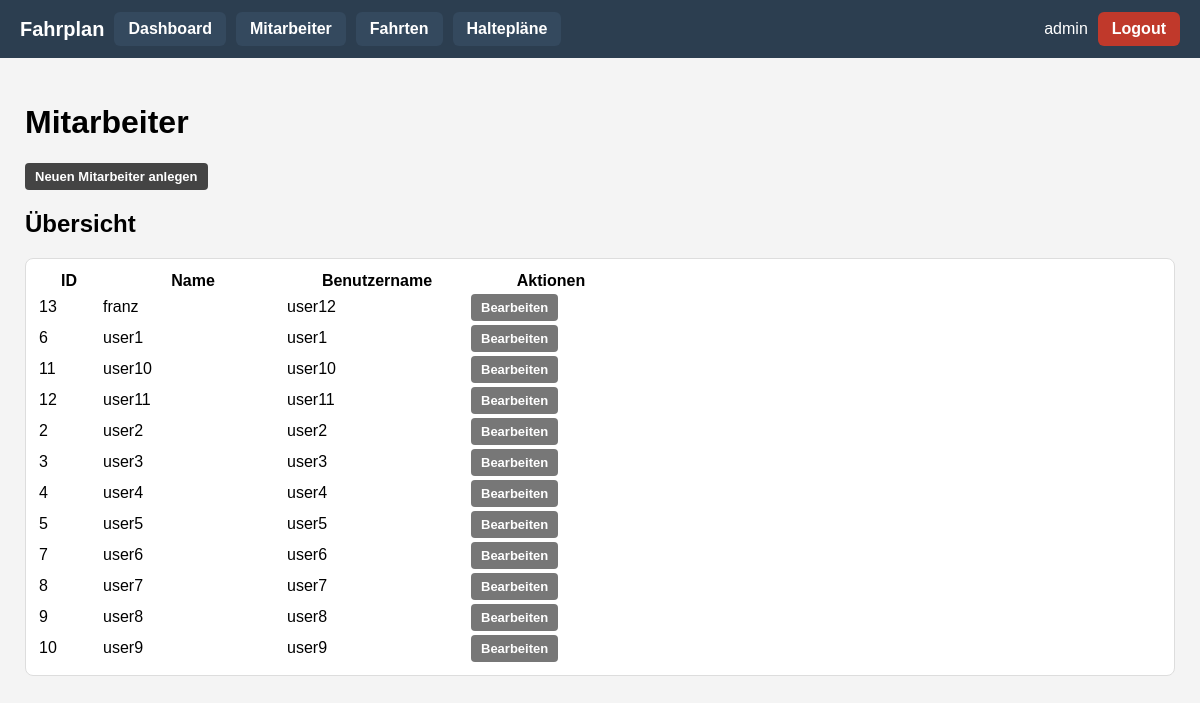
Page /mitarbeiter (signed in) on the committed database.
### app/models.py (models this page shows, shortened)
class User(UserMixin, db.Model):
    __tablename__ = "user"
    id: so.Mapped[int] = so.mapped_column(primary_key=True)
    username: so.Mapped[str] = so.mapped_column(sa.String(64), index=True, unique=True)
    password_hash: so.Mapped[Optional[str]] = so.mapped_column(sa.String(256))
    role: so.Mapped[Role] = so.mapped_column(
        sa.Enum(Role), nullable=False, default=Role.MITARBEITER
    )
    mitarbeiter: so.Mapped["Mitarbeiter"] = so.relationship(
        back_populates="user", uselist=False
    )
    @property
    def is_admin(self) -> bool:
        return self.role == Role.ADMIN

class Mitarbeiter(db.Model):
    __tablename__ = "mitarbeiter"
    id: so.Mapped[int] = so.mapped_column(primary_key=True)
    name: so.Mapped[str] = so.mapped_column(sa.String(128), nullable=False)
    user_id: so.Mapped[int] = so.mapped_column(
        sa.ForeignKey("user.id"), unique=True, nullable=False
    )
    user: so.Mapped["User"] = so.relationship(back_populates="mitarbeiter")
    dienstzuweisungen: so.Mapped[List["Dienstzuweisung"]] = so.relationship(
        back_populates="mitarbeiter",
        cascade="all, delete-orphan",
    )

### app/routes.py (the view)
@app.route('/mitarbeiter')
@login_required
@admin_required
def mitarbeiter_list():
    mitarbeiter = Mitarbeiter.query.order_by(Mitarbeiter.name).all()
    return render_template(
        'mitarbeiter_list.html',
        title='Mitarbeiter',
        mitarbeiter=mitarbeiter
    )

### app/models.py (called while the page is built)
@login.user_loader
def load_user(id: str):
    return db.session.get(User, int(id))

### app/routes.py (called while the page is built)
def admin_required(view_func):
    @wraps(view_func)
    def wrapper(*args, **kwargs):
        if not current_user.is_authenticated or not current_user.is_admin:
            abort(403)
        return view_func(*args, **kwargs)
    return wrapper

@app.before_request
def before_request():
    if current_user.is_authenticated:
        current_user.last_seen = datetime.now(timezone.utc)
        db.session.commit()

### app/templates/mitarbeiter_list.html
{% extends "base.html" %}
{% block content %}
<h1>Mitarbeiter</h1>
<div class="btn-container">
    <a href="{{ url_for('mitarbeiter_new') }}" class="btn-primary-small">
        Neuen Mitarbeiter anlegen
    </a>
</div>
<div class="card">
    <h2>Übersicht</h2>
    <div class="table-wrapper">
        <table class="table table-striped">
            <thead>
                <tr>
                    <th style="min-width: 60px;">ID</th>
                    <th style="min-width: 180px;">Name</th>
                    <th style="min-width: 180px;">Benutzername</th>
                    <th style="min-width: 160px;">Aktionen</th>
                </tr>
            </thead>
            <tbody>
                {% for m in mitarbeiter %}
                <tr>
                    <td>{{ m.id }}</td>
                    <td>{{ m.name }}</td>
                    <td>{{ m.user.username }}</td>
                    <td>
                        <a href="{{ url_for('mitarbeiter_edit', mitarbeiter_id=m.id) }}"
                           class="btn-secondary-small">
                            Bearbeiten
                        </a>
                    </td>
                </tr>
                {% else %}
                <tr>
                    <td colspan="4">
                        Noch keine Mitarbeiter erfasst.
                    </td>
                </tr>
                {% endfor %}
            </tbody>
        </table>
    </div>
</div>
{% endblock %}

### app/templates/base.html (shortened to what this page needs)
<!doctype html>
<html lang="de">
<head>
</head>
<body>
<div class="navbar">
    <div class="nav-left">
        <span style="font-size: 20px; font-weight: bold;">Fahrplan</span>
        {% if current_user.is_authenticated and current_user.is_admin %}
            <a class="btn-nav" href="{{ url_for('index') }}">Dashboard</a>
            <a class="btn-nav" href="{{ url_for('mitarbeiter_list') }}">Mitarbeiter</a>
            <a class="btn-nav" href="{{ url_for('fahrten_list') }}">Fahrten</a>
            <a class="btn-nav"  href="{{ url_for('halteplaene_list') }}">Haltepläne</a>
        {% elif current_user.is_authenticated %}
            <a class="btn-nav" href="{{ url_for('index') }}">Dashboard</a>
            <a class="btn-nav" href="{{ url_for('meine_fahrten') }}">Meine Fahrten</a>
            <a class="btn-nav" href="{{ url_for('fahrten_alle') }}">Alle Fahrten</a>
        {% endif %}
    </div>
    <div class="nav-right">
        {% if current_user.is_anonymous %}
            <a class="btn-nav" href="{{ url_for('login') }}">Login</a>
        {% else %}
            <span>{{ current_user.username }}</span>
            <a class="btn-nav btn-logout" href="{{ url_for('logout') }}">Logout</a>
        {% endif %}
    </div>
</div>
<div class="container">
    {% block content %}{% endblock %}
</div>
</body>
</html>

### app/templates/base.html (style rules this page uses)
body { font-family: Arial, sans-serif; margin: 0; padding: 0; background: #f4f4f4; }
.navbar { background: #2c3e50; padding: 12px 20px; display: flex; justify-content: space-between; align-items: center; color: white; }
.nav-left, .nav-right { display: flex; gap: 10px; align-items: center; }
.btn-nav { padding: 8px 14px; border-radius: 6px; text-decoration: none; font-weight: bold; background: #34495e; color: white; transition: 0.2s; }
.btn-logout { background: #c0392b; }
.table-wrapper { max-height: 400px; overflow-y: auto; border-radius: 8px; background: white; padding: 10px; border: 1px solid #ddd; }
.container { padding: 25px; }
.btn-small, .btn-primary-small, .btn-secondary-small { display: inline-block; padding: 6px 10px; border-radius: 4px; font-size: 13px; font-weight: 600; text-decoration: none; border: none; cursor: pointer; }
.btn-small, .btn-primary-small { background-color: #444; color: #fff; }
.btn-secondary-small { background-color: #777; color: #fff; }

### rows in the picture
User: username "admin"
Mitarbeiter: id "13", name "franz", user.username "user12"
Mitarbeiter: id "6", name "user1", user.username "user1"
Mitarbeiter: id "11", name "user10", user.username "user10"
Mitarbeiter: id "12", name "user11", user.username "user11"
Mitarbeiter: id "2", name "user2", user.username "user2"
Mitarbeiter: id "3", name "user3", user.username "user3"
Mitarbeiter: id "4", name "user4", user.username "user4"
Mitarbeiter: id "5", name "user5", user.username "user5"
Mitarbeiter: id "7", name "user6", user.username "user6"
Mitarbeiter: id "8", name "user7", user.username "user7"
Mitarbeiter: id "9", name "user8", user.username "user8"
Mitarbeiter: id "10", name "user9", user.username "user9"
